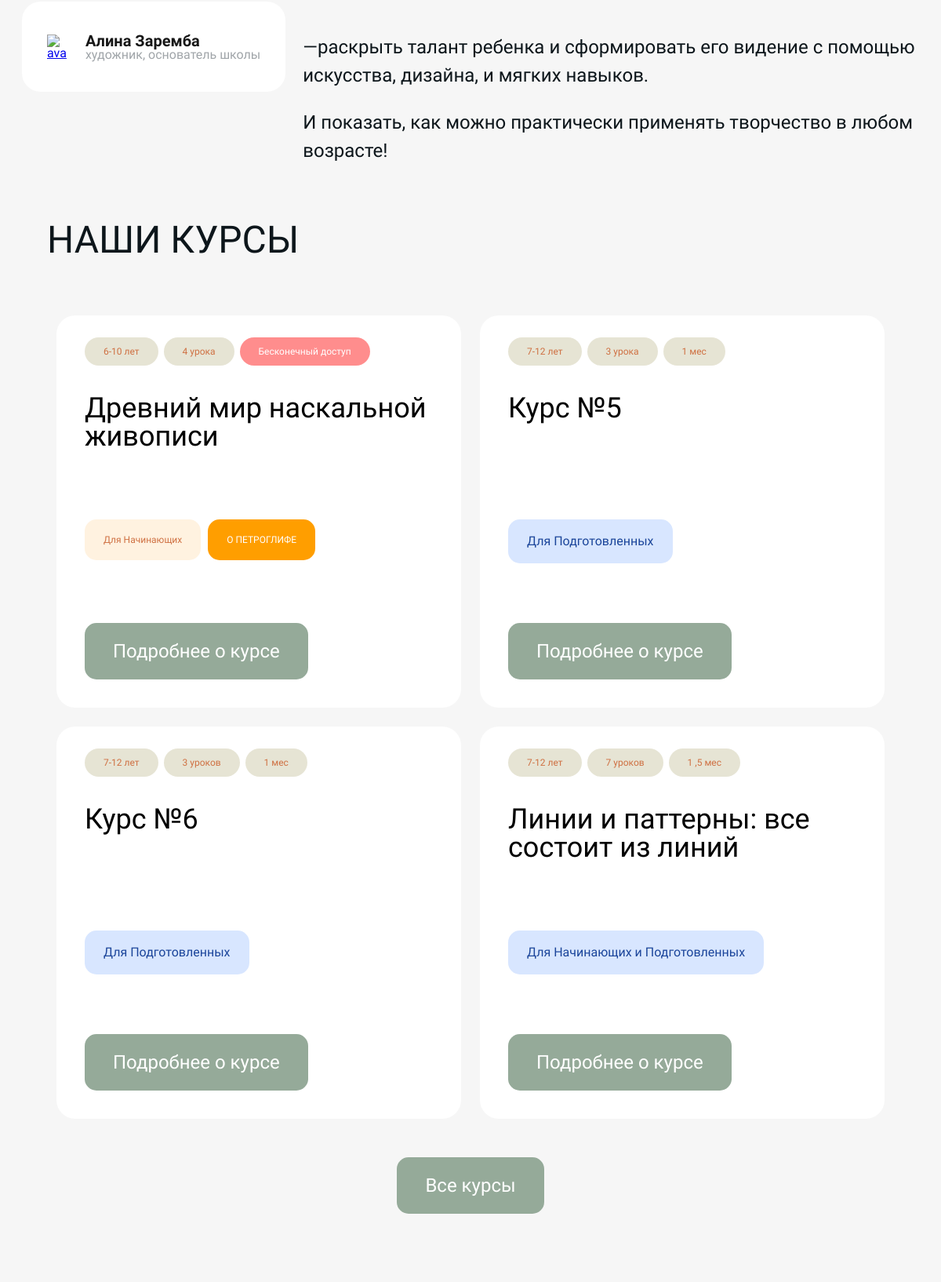
The app's page / (middle part), older data.
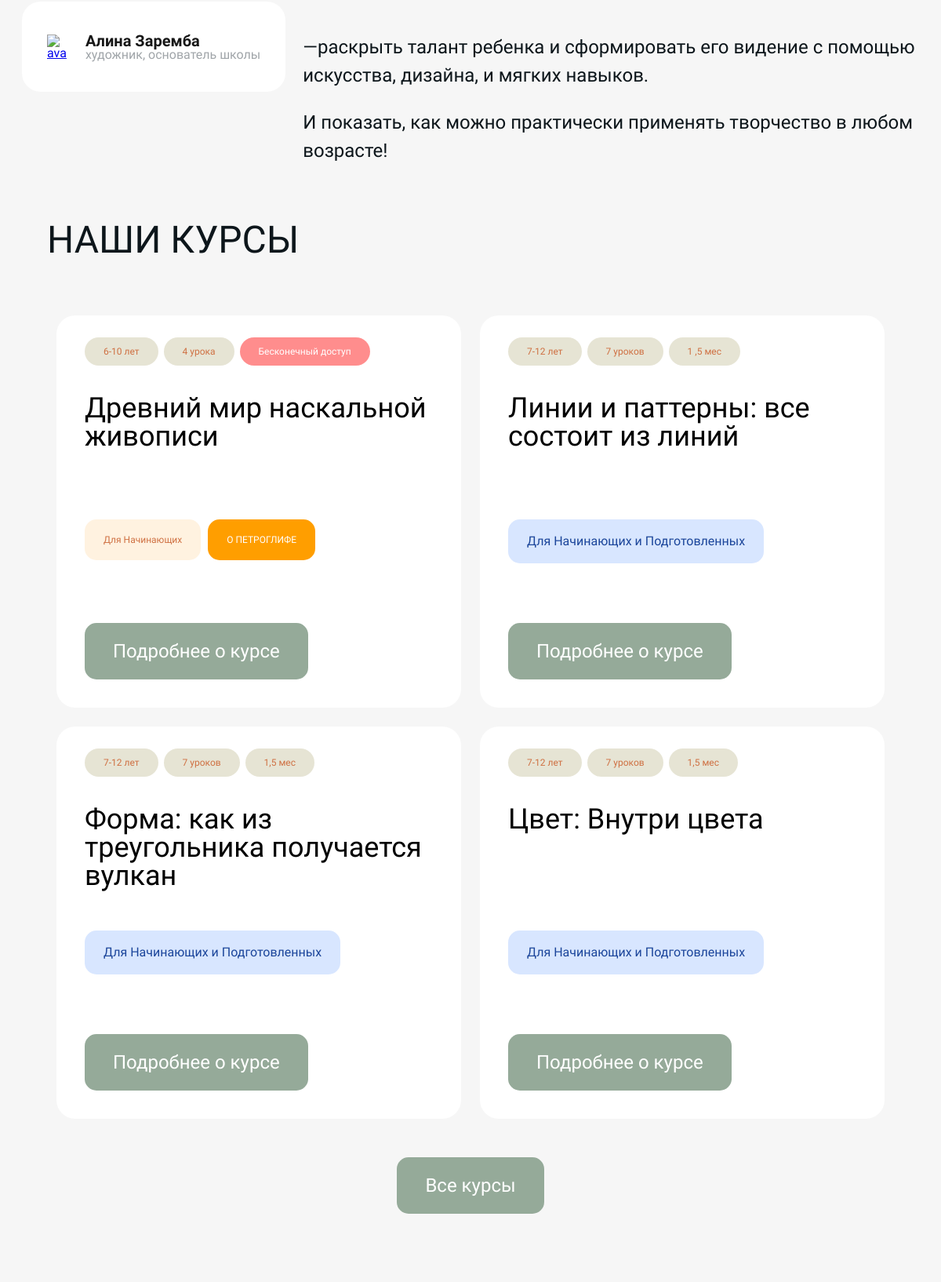
The same page, newer data.
### mainapp/models.py (models this page shows, shortened)
class Course(models.Model):
    class CourseCategory(models.TextChoices):
        ART = ("ART", "ИСКУССТВО")
        DESIGN = ("DESIGN", "ДИЗАЙН")
        SOFT_SKILLS = ("SOFT_SKILLS", "SOFT SKILLS")
    id = models.UUIDField(default=uuid4, primary_key=True)
    title = models.CharField(verbose_name="Название курса", max_length=150)
    slug = models.SlugField(verbose_name="URL", max_length=200, unique=True, blank=True, null=True)
    category = models.CharField(verbose_name="Категория курса", max_length=11, choices=CourseCategory.choices)
    note = models.CharField(verbose_name="Цель курса", max_length=200, blank=True)
    description = models.TextField(verbose_name="Описание курса", blank=True)
    price = models.IntegerField(verbose_name="Стоимость курса")
    image = models.ImageField(verbose_name="Изображение", blank=True, null=True, upload_to="сourses_images")
    talents = models.ManyToManyField(Talent, verbose_name="Навыки, которые дает курс", related_name="courses")
    benefits = models.ManyToManyField(Benefit, verbose_name="Польза курса", related_name="courses")
    lesson_qty = models.CharField(verbose_name="Количество уроков", max_length=25, blank=True)
    duration = models.CharField(verbose_name="Продолжительность курса", max_length=25, blank=True)
    age_group = models.CharField(verbose_name="Возрастная группа", max_length=25, blank=True)
    tools = models.TextField(verbose_name="Необходимые материалы и инструменты для курса", blank=True)
    preparation = models.ForeignKey(Preparation, verbose_name="Уровень подготовки", on_delete=models.CASCADE,
                                    null=True, related_name="courses")
    filling = models.TextField(verbose_name="Наполнение курса", blank=True)
    mentors = models.ManyToManyField(Mentor, verbose_name="Менторы", related_name="courses")
    question_lessons_features = models.TextField(verbose_name="Как проходят занятия на курсе?")
    question_access_duration = models.TextField(verbose_name="На сколько по времени доступен курс?")
    question_homework = models.TextField(verbose_name="Что насчет домашнего задания?")
    question_joining_telegram_chat = models.TextField(verbose_name="Что я получу, вступив в телеграм-канал курса?")
    question_paid_no_access = models.TextField(verbose_name="Я оплатил и не получил доступ к курсу")
    telegram_channel_link = models.URLField(verbose_name="Ссылка на тг-канал", blank=True, null=True)
    is_popular = models.BooleanField(verbose_name="Популярный", default=False)
    created_at = models.DateTimeField(verbose_name='Создан', auto_now_add=True)
    updated_at = models.DateTimeField(verbose_name='Обновлен', auto_now=True)
    deleted = models.BooleanField(verbose_name="Удален", default=False)
    class Meta:
        verbose_name = "Курс"
        verbose_name_plural = "Курсы"
        ordering = ["title"]

class Preparation(models.Model):
    id = models.UUIDField(default=uuid4, primary_key=True)
    value = models.CharField(verbose_name="Значение", max_length=50)
    def __str__(self):
        return self.value
    class Meta:
        verbose_name = "Уровень подготовки"
        verbose_name_plural = "Уровни подготовки"

### mainapp/views.py (the view)
# urls.py: path('', main_views.index, name='index'),
def index(request):
    context = {}
    courses = mainapp_models.Course.objects.exclude(slug='first-course')[:3]
    for course in courses:
        course.description = course.description.split('\n')
    first_course = get_object_or_404(mainapp_models.Course, slug='first-course')
    descriptions_first = first_course.description.split('\n')
    context = {'courses': courses,
               'first_course': first_course,
               'descriptions_first': descriptions_first,
               }
    return render(request, 'mainapp/index.html', context)

### mainapp/templates/mainapp/index.html (shortened to what this page needs)
{% extends "mainapp/base.html" %}
{% block content %}
    {% include "mainapp/parts_pages/task_school.html" %}
    {% include "mainapp/parts_pages/courses.html" %}
{% endblock %}

### mainapp/templates/mainapp/parts_pages/courses.html (shortened to what this page needs)
{% load static markdownify %}
    <div class="site-box">
        <section class="courses"  id="anchor-courses">
            <h1 class="section__title">Наши курсы</h1>
            <div class="courses__cards">
                <div class="courses__card">
                    <div class="courses__info">
                        <a class="courses__age" href="#">{{ first_course.age_group }}</a>
                        <a class="courses__count" href="#">{{ first_course.lesson_qty }}</a>
                        <a class="courses__time courses__time-unique" href="#">{{ first_course.duration }}</a>
                    </div>
                    <div class="courses__name">{{ first_course.title }}</div>
                    <div class="courses__for-btns">
                        <a class="courses__for-1" href="#"><div>{{ first_course.preparation }}</div></a>
                        <a class="courses__for-2" href="#"><div>О ПЕТРОГЛИФЕ</div></a>
                    </div>
                    <a class="courses__detailed" href="{% url 'course' first_course.slug %}"><div>Подробнее о курсе</div></a>
                </div>
                {% for item in courses %}
                <div class="courses__card">
                    <div class="courses__info">
                        <a class="courses__age" href="#">{{ item.age_group }}</a>
                        <a class="courses__count" href="#">{{ item.lesson_qty }}</a>
                        <a class="courses__time" href="#">{{ item.duration }}</a>
                    </div>
                    <div class="courses__name">{{ item.title }}</div>
                    <a class="courses__for" href="#"><div>{{ item.preparation }}</div></a>
                    <a class="courses__detailed" href="{% url 'course' item.slug %}"><div>Подробнее о курсе</div></a>
                </div>
                {% endfor %}
            </div>
            <div class="courses__all">
                <a class="courses__all-btn" href="#">Все курсы</a>
            </div>
        </section>
    </div>

Row changes from the older to the newer data that the page shows:
removed Course: age_group "7-12 лет", lesson_qty "3 урока", duration "1 мес", title "Курс №5", preparation "Для Подготовленных"
removed Course: age_group "7-12 лет", lesson_qty "3 уроков", duration "1 мес", title "Курс №6", preparation "Для Подготовленных"
now on this page (row unchanged): Course: age_group "7-12 лет", lesson_qty "7 уроков", duration "1,5 мес", title "Форма: как из треугольника получается вулкан", preparation "Для Начинающих и Подготовленных"
now on this page (row unchanged): Course: age_group "7-12 лет", lesson_qty "7 уроков", duration "1,5 мес", title "Цвет: Внутри цвета", preparation "Для Начинающих и Подготовленных"
